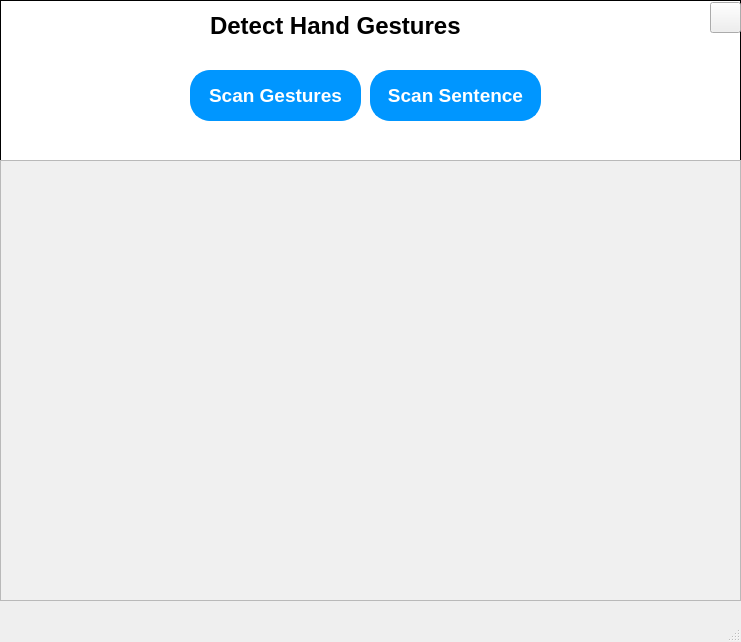
<?xml version="1.0" encoding="UTF-8"?>
<ui version="4.0">
 <class>MainWindow</class>
 <widget class="QMainWindow" name="MainWindow">
  <property name="geometry">
   <rect>
    <x>0</x>
    <y>0</y>
    <width>741</width>
    <height>642</height>
   </rect>
  </property>
  <property name="windowTitle">
   <string>MainWindow</string>
  </property>
  <widget class="QWidget" name="centralwidget">
   <widget class="QGraphicsView" name="graphicsView_2">
    <property name="geometry">
     <rect>
      <x>0</x>
      <y>0</y>
      <width>741</width>
      <height>161</height>
     </rect>
    </property>
    <property name="toolTip">
     <string>&lt;html&gt;&lt;head/&gt;&lt;body&gt;&lt;p&gt;&lt;br/&gt;&lt;/p&gt;&lt;/body&gt;&lt;/html&gt;</string>
    </property>
    <property name="styleSheet">
     <string notr="true">background-color: qlineargradient(spread:pad, x1:0.543136, y1:0.074, x2:0.52, y2:1, stop:0.880682 rgba(255, 255, 255, 255), stop:1 rgba(255, 255, 255, 255));
</string>
    </property>
   </widget>
   <widget class="QLabel" name="label">
    <property name="geometry">
     <rect>
      <x>210</x>
      <y>10</y>
      <width>531</width>
      <height>31</height>
     </rect>
    </property>
    <property name="font">
     <font>
      <family>Segoe UI</family> <!-- Change to a modern font -->
      <pointsize>18</pointsize> <!-- Increase font size -->
      <weight>75</weight>
      <bold>true</bold>
     </font>
    </property>
    <property name="styleSheet">
     <string notr="true">color:black;</string> <!-- Change to a modern text color -->
    </property>
    <property name="text">
     <string>Detect Hand Gestures</string>
    </property>
   </widget>
   <widget class="QLabel" name="label_3">
    <property name="geometry">
     <rect>
      <x>0</x>
      <y>160</y>
      <width>741</width>
      <height>431</height>
     </rect>
    </property>
    <property name="styleSheet">
     <string notr="true">
font-size: 40px;
color:white;
</string>
    </property>
    <property name="text">
     <string/>
    </property>
   </widget>
   <widget class="QGraphicsView" name="graphicsView">
    <property name="geometry">
     <rect>
      <x>0</x>
      <y>160</y>
      <width>741</width>
      <height>441</height>
     </rect>
    </property>
    <property name="styleSheet">
     <string notr="true">background-color: #f0f0f0; <!-- Use a light gray background color -->
</string>
    </property>
   </widget>
   <widget class="QPushButton" name="scan_sen">
    <property name="geometry">
     <rect>
      <x>370</x>
      <y>70</y>
      <width>171</width>
      <height>51</height>
     </rect>
    </property>
    <property name="font">
     <font>
      <family>Segoe UI</family> <!-- Change to a modern font -->
      <pointsize>14</pointsize> <!-- Increase font size -->
      <weight>75</weight>
      <bold>true</bold>
     </font>
    </property>
    <property name="styleSheet">
     <string notr="true">QPushButton#scan_sen{
color: white;
background-color: #0096FF; <!-- Dark gray background color -->
border: 2px solid #0096FF; <!-- Darker border color -->
border-radius: 20px; <!-- Adjusted border radius -->
}
QPushButton#scan_sen:hover
{
   background-color: #00008B; <!-- Lighter gray on hover -->
   color: white;
}</string>
    </property>
    <property name="text">
     <string>Scan Sentence</string> <!-- Adjusted text content -->
    </property>
   </widget>
   <widget class="QPushButton" name="scan_sinlge">
    <property name="geometry">
     <rect>
      <x>190</x>
      <y>70</y>
      <width>171</width>
      <height>51</height>
     </rect>
    </property>
    <property name="font">
     <font>
      <family>Segoe UI</family> <!-- Change to a modern font -->
      <pointsize>14</pointsize> <!-- Increase font size -->
      <weight>75</weight>
      <bold>true</bold>
     </font>
    </property>
    <property name="styleSheet">
     <string notr="true">QPushButton#scan_sinlge{
color: white;
background-color: #0096FF; <!-- Dark gray background color -->
border: 2px solid #0096FF; <!-- Darker border color -->
border-radius: 20px; <!-- Adjusted border radius -->
}
QPushButton#scan_sinlge:hover
{
   background-color: #00008B; <!-- Lighter gray on hover -->
   color: white;
}</string>
    </property>
    <property name="text">
     <string>Scan Gestures</string> <!-- Adjusted text content -->
    </property>
   </widget>
   <widget class="QPushButton" name="exit_button">
    <property name="geometry">
     <rect>
      <x>710</x>
      <y>2</y>
      <width>31</width>
      <height>31</height>
     </rect>
    </property>
    <property name="styleSheet">
     <string notr="true">QPushButton#exit_button{
background-image: url("icons/quit.png");
background-repeat: none;
}</string>
    </property>
    <property name="text">
     <string/>
    </property>
   </widget>
  </widget>
  <widget class="QMenuBar" name="menubar">
   <!-- Properties of menubar -->
  </widget>
  <widget class="QStatusBar" name="statusbar"/>
 </widget>
 <resources/>
 <connections/>
</ui>
